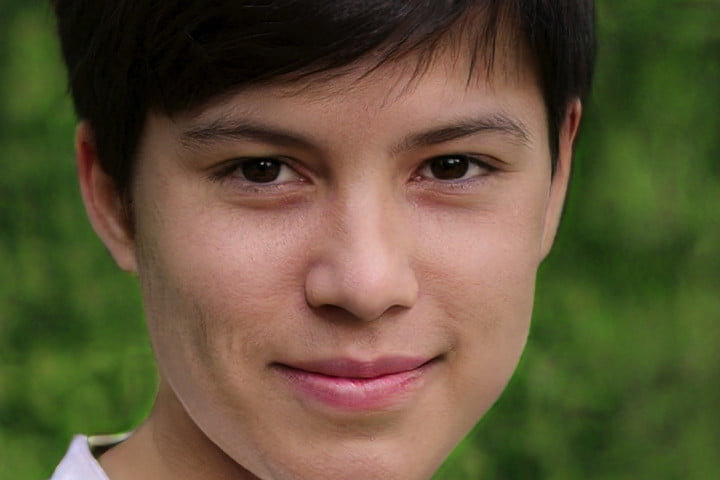
#> input picture Resources/faces2.jpg, 720 x 480 px
$ python facialrecognition.py
#> lines starting #> are read from the running program, lines starting #| are printed output that depends on the picture
import cv2

x=2
color = (255, 255, 0)

# add our cascade

faceCascade = cv2.CascadeClassifier(cv2.data.haarcascades + 'haarcascade_frontalface_default.xml')

# read the image with the face

img = cv2.imread("Resources/faces2.jpg")
#> img is the input picture: shape (480, 720, 3); mean B, G, R 56.5, 84.6, 95.5

# resize the image

imResize = cv2.resize(img, (600,400))


# convert it to grayscale

imgGray = cv2.cvtColor(imResize, cv2.COLOR_BGR2GRAY)
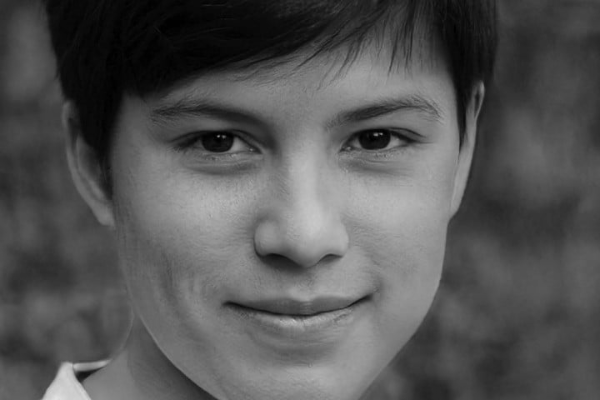
#> imgGray: shape (400, 600); min 0, max 226, mean 84.6

# find the faces in the image provided
# define the scale factor
# define the minimum neighbour


face = faceCascade.detectMultiScale(imgGray, 1.1, 4)
#> face = [[124, 15, 357, 357]]

# lastly create a bounding box acroos the detected faces
# looping over every single image

# starting point
# corner point

for (x,y,w,h) in face:
    # draw a bounding box
    cv2.rectangle(imResize, (x,y), (x+w, y+h), color,2)
    # input text 'face'
    cv2.putText(imResize,"face", (x, y-5), cv2.FONT_HERSHEY_COMPLEX, 1, color, 1)
#> this loop made 1 pass
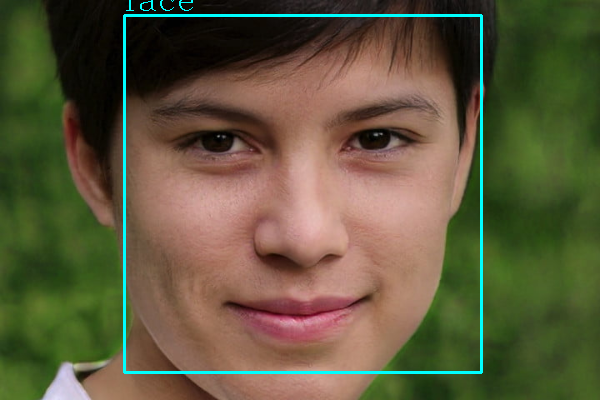
#> imResize: shape (400, 600, 3); mean B, G, R 60.5, 88, 94.2

cv2.imshow("Resized", imResize)
cv2.waitKey(0)

$ run again, with Resources/faces.jpg copied over Resources/faces2.jpg
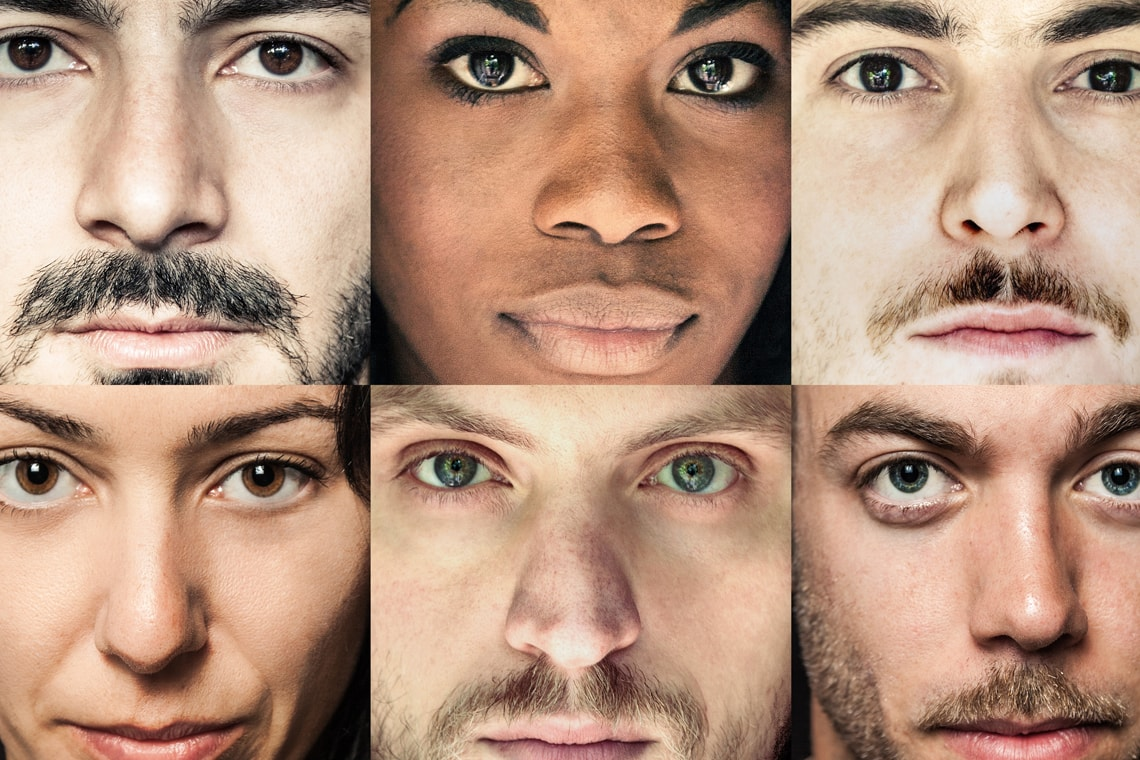
#> input picture Resources/faces.jpg, 1140 x 760 px
#> img is the input picture: shape (760, 1140, 3); mean B, G, R 126.3, 147.2, 182.4
#> `imgGray = cv2.cvtColor(imResize, cv2.COLOR_BGR2GRAY)`:
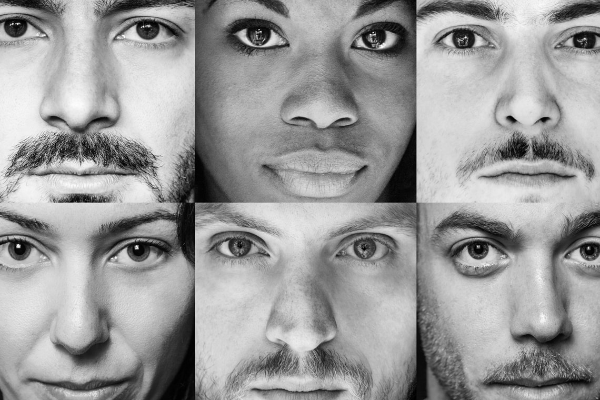
#> imgGray: shape (400, 600); min 0, max 253, mean 155.2
#> face = ()

$ run again, with Resources/image1.jpg copied over Resources/faces2.jpg
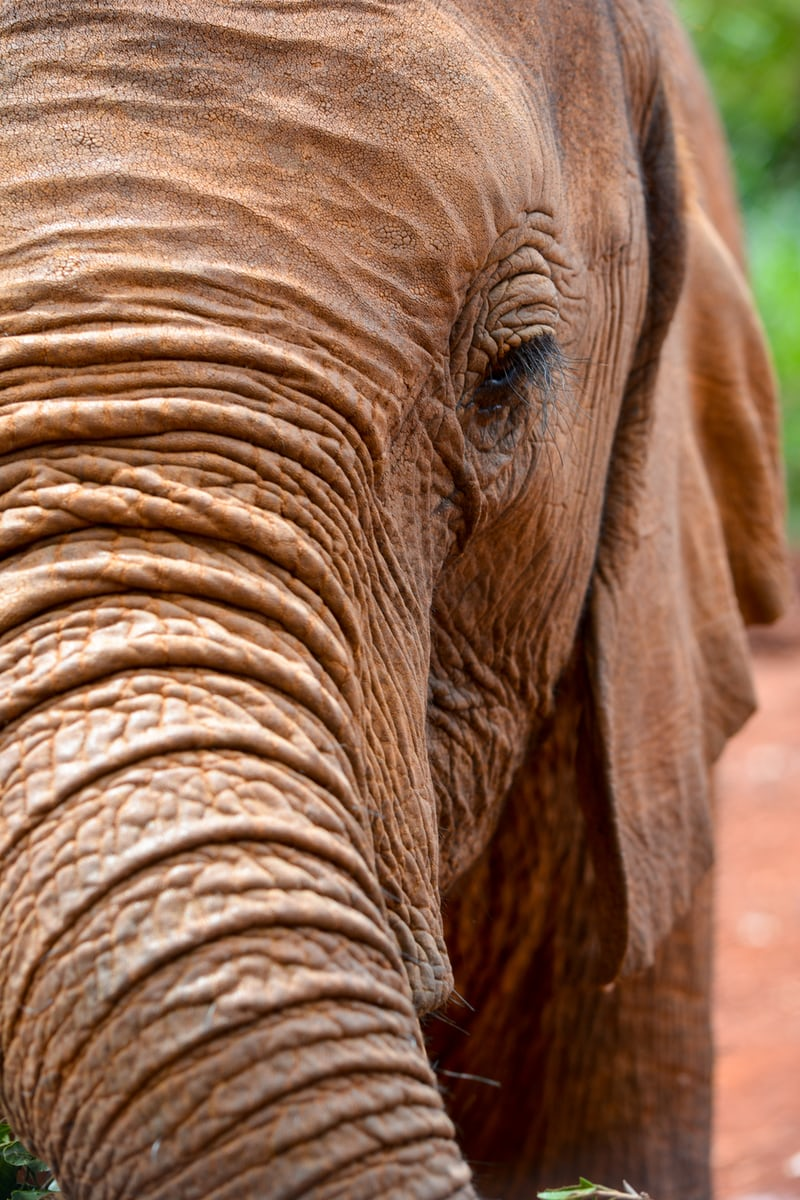
#> input picture Resources/image1.jpg, 800 x 1200 px
#> img is the input picture: shape (1200, 800, 3); mean B, G, R 82.1, 107, 146.9
#> `imResize = cv2.resize(img, (600,400))`:
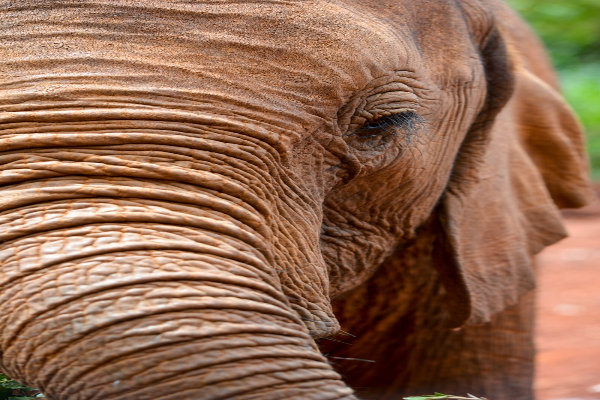
#> imResize: shape (400, 600, 3); mean B, G, R 82.2, 107.1, 146.9
#> `imgGray = cv2.cvtColor(imResize, cv2.COLOR_BGR2GRAY)`:
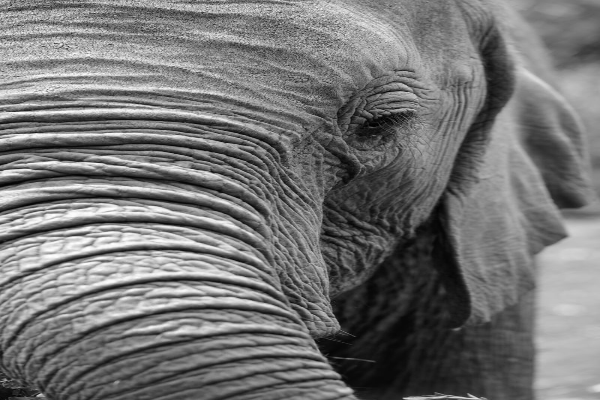
#> imgGray: shape (400, 600); min 0, max 255, mean 116.2
#> face = ()
